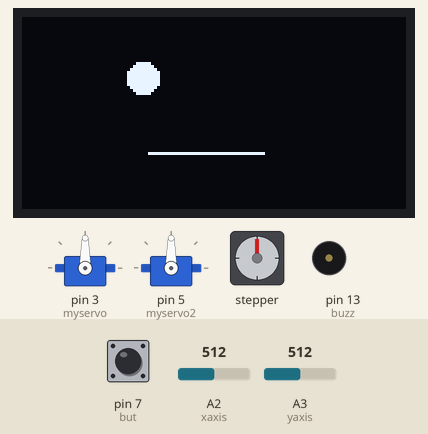
Simulated run of this sketch. Board: Arduino Uno, built with avr-gcc and run on an emulated ATmega328P. On the bench: 128×64 one-colour display, 2 × servo, stepper motor, buzzer (waves = sounding, pin HIGH). The inputs (shaded band) are chosen by the test bench; at power-on: A2 (xaxis) = 512, pin 7 (but) HIGH, A3 (yaxis) = 512. Stepper angles assume 2048 steps per turn; what the sketch prints to the serial monitor is not drawn.

Above: at 1.2 s.
1.3 s: A2 (xaxis) set to 268
2.8 s: A2 (xaxis) set to 233
At 3.4 s:
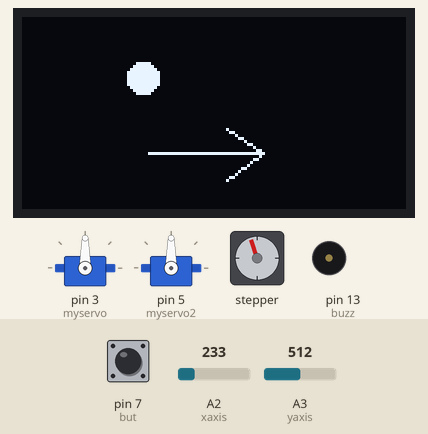
4.5 s: A2 (xaxis) set to 810
At 5.2 s:
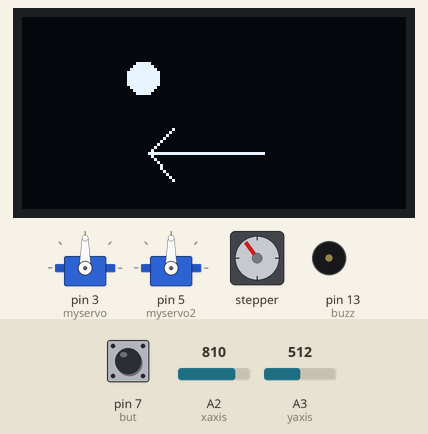
7.5 s: A2 (xaxis) set to 791
At 8.4 s:
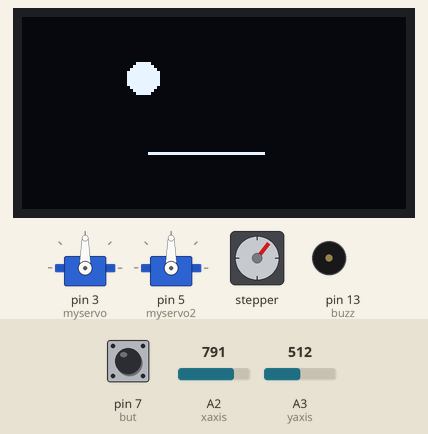
9.0 s: pin 7 (but) pulled LOW for 0.15 s
At 10.2 s:
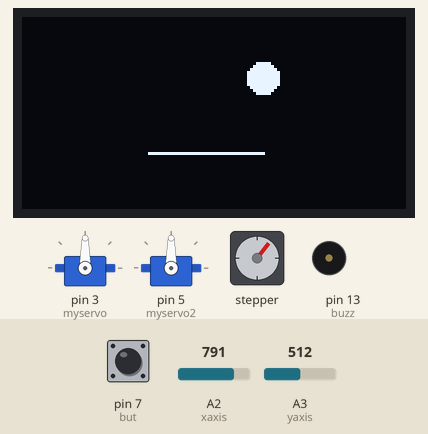
10.7 s: A3 (yaxis) set to 258
12.2 s: A3 (yaxis) set to 236
At 15.1 s:
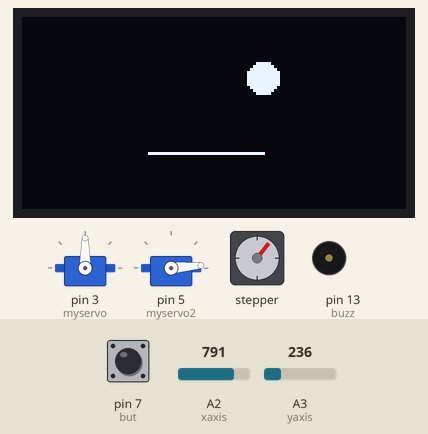
Timing chart, 0 to 15.4 s (numbered marks = the images above; inputs shaded):
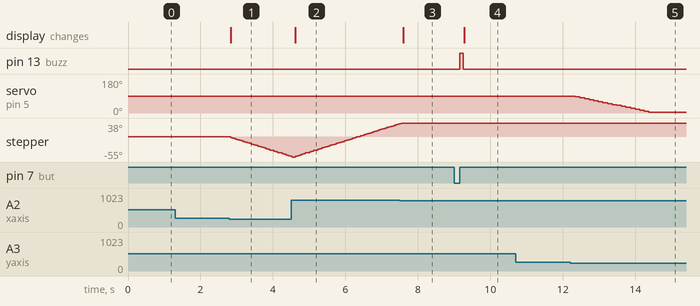

The sketch:

rotating_arm_v2.ino
```cpp
#include<Stepper.h>
#include<Servo.h>
#include<Wire.h>
#include<Adafruit_GFX.h>
#include<Adafruit_SSD1306.h>
Servo myservo;
Servo myservo2;
Stepper mystepper(2048,8,10,9,11);
Adafruit_SSD1306 display(128,64,&Wire,-1);
int speed=15;
int xaxis=A2;
int but=7;
int count=0;
int yaxis=A3;
int buzz=13;
int xval,yval;
int y=90;
int y2=90;
void setup() {
  display.begin(SSD1306_SWITCHCAPVCC,0x3C);
  display.clearDisplay();
  display.setTextSize(1);
  display.setTextColor(SSD1306_WHITE);
  mystepper.setSpeed(speed);
  Serial.begin(9600);
  pinMode(xaxis,INPUT);
  pinMode(yaxis,INPUT);
  pinMode(buzz,OUTPUT);
  pinMode(but,INPUT_PULLUP);
  myservo.attach(3);
  myservo2.attach(5);
  myservo.write(y);
  myservo2.write(y2);
}

void loop() {
  if(count%2==0){
    display.clearDisplay();
 display.fillCircle(40,20,5,SSD1306_WHITE);}
 else{
  display.clearDisplay();
 display.fillCircle(80,20,5,SSD1306_WHITE);}
 display.drawLine(42,45,80,45,SSD1306_WHITE);

 display.display();

  xval=analogRead(xaxis);
  yval=analogRead(yaxis);
  //Serial.print(xval);
  //Serial.print("          ");
  //Serial.println(yval);
  if(digitalRead(but)==LOW){
    Serial.println("button pressed");
    count++;
    while(digitalRead(but)==LOW){
      digitalRead(but);
    }
    digitalWrite(buzz,HIGH);
    delay(100);
    digitalWrite(buzz,LOW);

  }
  if(xval>=800){

    while(xval>=800){
    display.drawLine(42,45,80,45,SSD1306_WHITE);
    display.drawLine(42,45,50,54,SSD1306_WHITE);
    display.drawLine(42,45,50,37,SSD1306_WHITE);
    display.display();
    xval=analogRead(xaxis);
    mystepper.step(10);

    delay(10);}
display.clearDisplay();
  }
  if(xval<=250){

    while(xval<=250){
      display.drawLine(42,45,80,45,SSD1306_WHITE);
     display.drawLine(80,45,68,54,SSD1306_WHITE);
    display.drawLine(80,45,68,37,SSD1306_WHITE);
    display.display();
    xval=analogRead(xaxis);
    mystepper.step(-10);

    delay(10);}
    display.clearDisplay();
  }
  if(yval>=800){
    if(count%2==0 && y<=175){
    myservo.write(y);
    y+=5;
    delay(100);}
    else if(count%2!=0 && y2<=175){
      myservo2.write(y2);
      y2+=5;
      delay(100);
    }
  }

  if(yval<=250 ){
    if(count%2==0 && y>=5){
    myservo.write(y);
    y-=5;
    delay(100);}
    else if(count%2!=0 && y2>=5){
      myservo2.write(y2);
      y2-=5;
      delay(100);
    }
  }
}
```

Measured:
- the behaviour switches between 251 and 250 on A2 (xaxis) (found by bisection; images 0 and 1)
- the behaviour switches between 800 and 799 on A2 (xaxis) (found by bisection; images 2 and 3)
- the behaviour switches between 251 and 250 on A3 (yaxis) (found by bisection; images 4 and 5)
- after the input at 1.3 s, every drawn part: stays the same
- after the input at 2.8 s, stepper: keeps turning counter-clockwise at about 32°/s, starting at once; the display: changes at once (image 1)
- after the input at 4.5 s, the display: changes after 0.12 s (image 2)
- after the input at 7.5 s, stepper: goes on until 7.5 s, then stays 38°; the display: changes after 0.10 s (image 3)
- after the input at 9.0 s, pin 13 (buzz): LOW → HIGH after 0.15 s, → LOW 0.10 s later; the display: changes after 0.28 s (image 4)
- after the input at 10.7 s, every drawn part: stays the same
- after the input at 12.2 s, servo on pin 5 (myservo2): moves from 90° to 5° over 2.0 s, starting after 0.15 s
